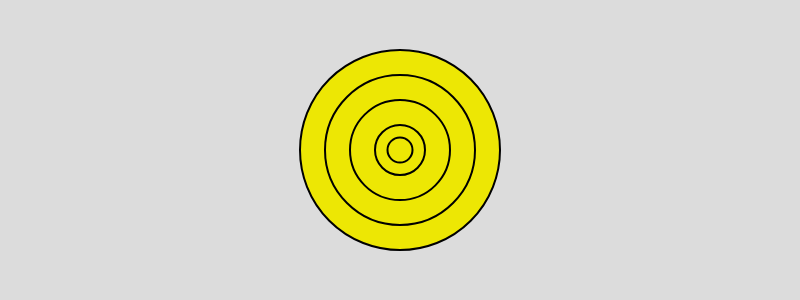
Frame 1 (no input)
Frame 60 (no input): identical to frame 1, image omitted
Frame 120 (the mouse pressed at the canvas centre since frame 60): identical to frame 1, image omitted

The p5.js sketch that drew this single still picture (run headless with seeded random() and noise() and a simulated clock; from frame 60 on, the mouse is pressed at the canvas centre):

// p5.js sketch
// ── sketch.js
let sizes = [200, 150, 100, 50, 25];

function setup() {
  createCanvas(800, 300);
}

function draw() {
  background(220);

  fill(237, 231, 4);
  strokeWeight(2);

  for (let i = 0; i < 5; i++) {
    ellipse(width / 2, height / 2, sizes[i], sizes[i]);
  }
}
